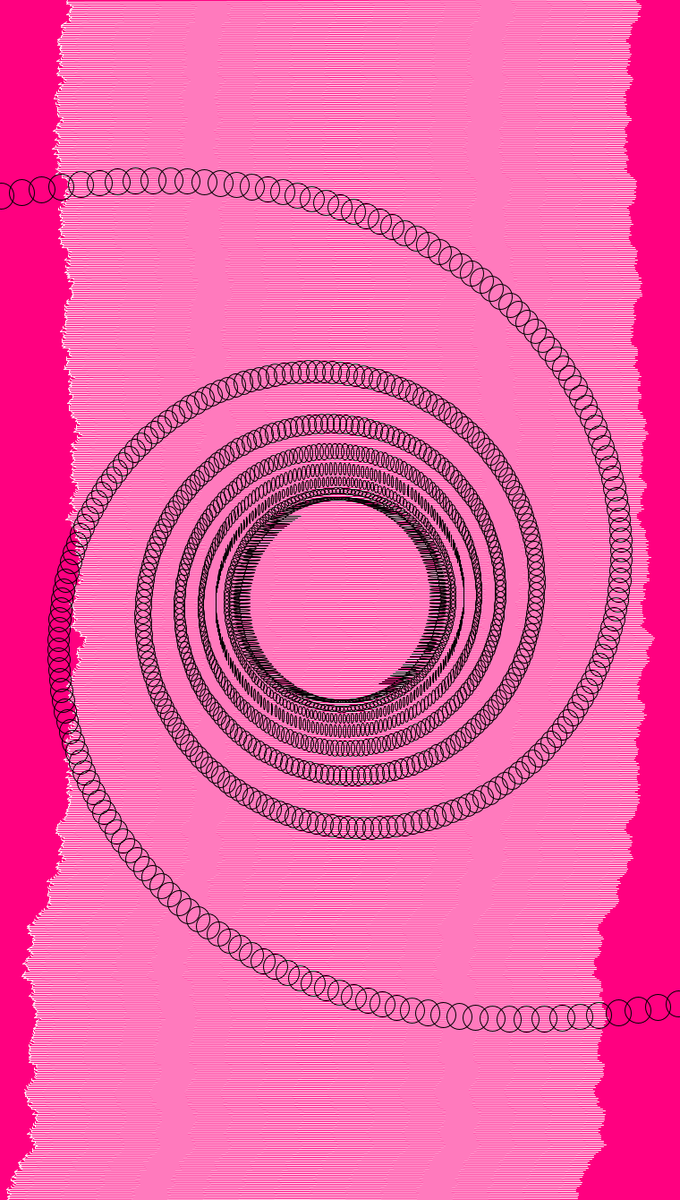
Frame 1 (no input)
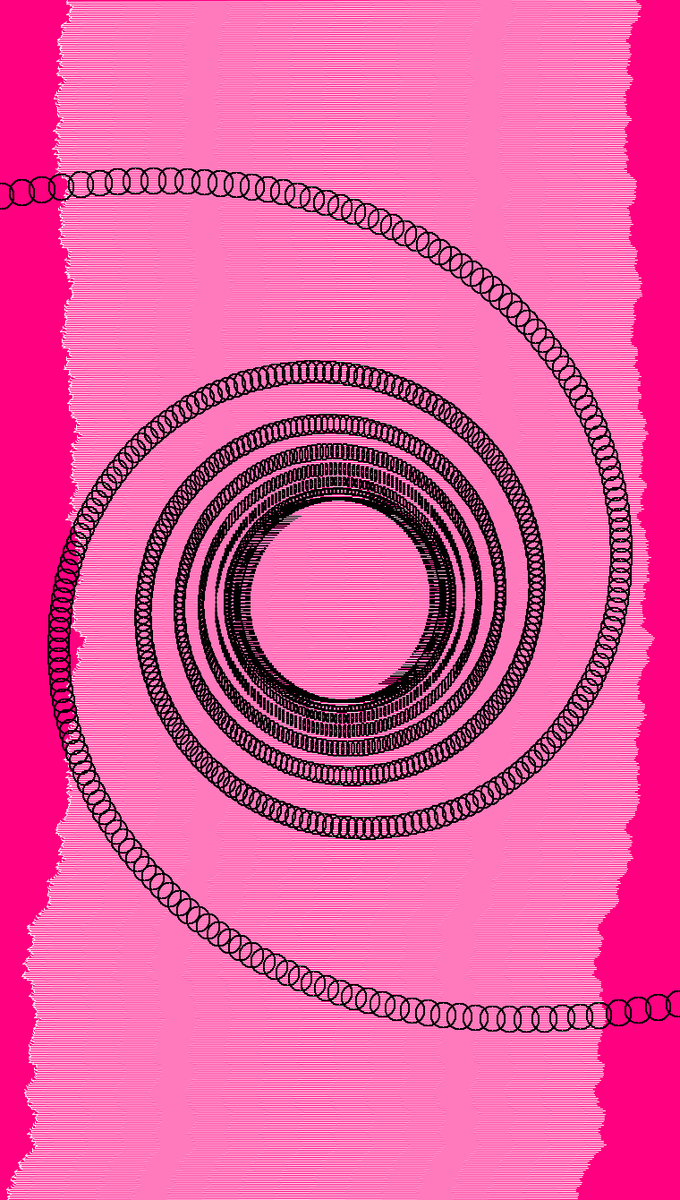
Frame 60 (the mouse pressed at the canvas centre just before this capture)
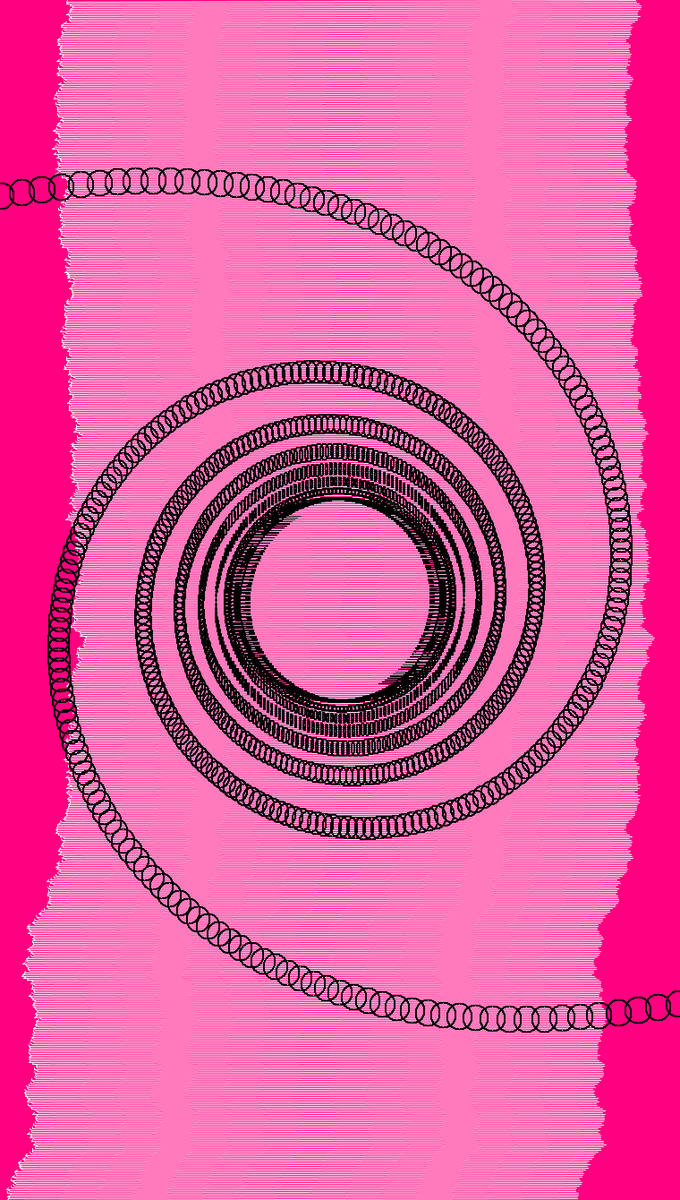
Frame 120 (the mouse held since frame 60 and released just before this capture)

The Processing sketch that drew these frames (run headless with seeded random() and noise(); from frame 60 on, the mouse is pressed at the canvas centre):

// Processing sketch: Iphone_Lituus
// ── Iphone_Lituus.pde
//Title: Iphone Lituus
//Coder: Thomas Wesley 
//Last Edit October 4th, 2019
//Iphone wallpaper with wavy background and a Lituus curve chain structure. 

// Sketch Variable Declarations
int delay = 0;
static int LINE_C = 1500;
float size=30;
int xx;
int yy;
int zz;
int endX;
int endY;

//Sketch Setup - Sizing and background parameters
void setup() {
  size(760, 1340);
  background(255,0,128);
}
//Sketch Draw - Logic for the drawing
void draw() {
  delay=delay+1;
  if(delay<2)
  {
    noStroke();
    fill(255,0,128,22);
    quad(0,0,width,0,width,height,0,height);
    }  
  if(delay<2){
    xx=75;
    yy =0;
    zz= int(width-125);
    while(yy<1341){
      int endX = xx + int(random(-4,4)); //x-value varies
      int endXX = xx + int(random(-4,4)); //x-value varies
      int endY = yy + 2;    //y just goes up
      strokeWeight(1);  
      stroke(255,245); //white line
      if(abs(zz)>180){
        line(xx,yy,endXX,endY);
        line(xx+zz,yy,endXX,endY);
      }
      else{
        line(xx,yy,endX,endY);//draw a tiny segment
        line(xx+200,yy,endX+202,endY);
        line(xx-240,yy,endX-243,endY);
      }     
      xx = endX; 
      yy = endY;
    }
  }
  fill(255,0,128,255);
  stroke(80,230,130,255);
  strokeWeight(1);
  translate(width/2,height/2);   
  for(float i=0;i<=LINE_C;i=i+2){
    stroke(0,255);
    noFill();
    ellipse(lituus_x(i),lituus_y(i),size-i/30,size-i/50);
    ellipse(-lituus_x(i),-lituus_y(i),size-i/30,size-i/50);
  }
  translate(-width/2,-height/2);
  save("Iphone_Lituus_Alpha.png");
}

//The functions for the Lituus curves
float lituus_x(float t) {
 return 110*sqrt((25/radians(t)))*cos(radians(t));
}  
float lituus_y(float t) {
 return 110*sqrt((25/radians(t)))*sin(radians(t));
}  
